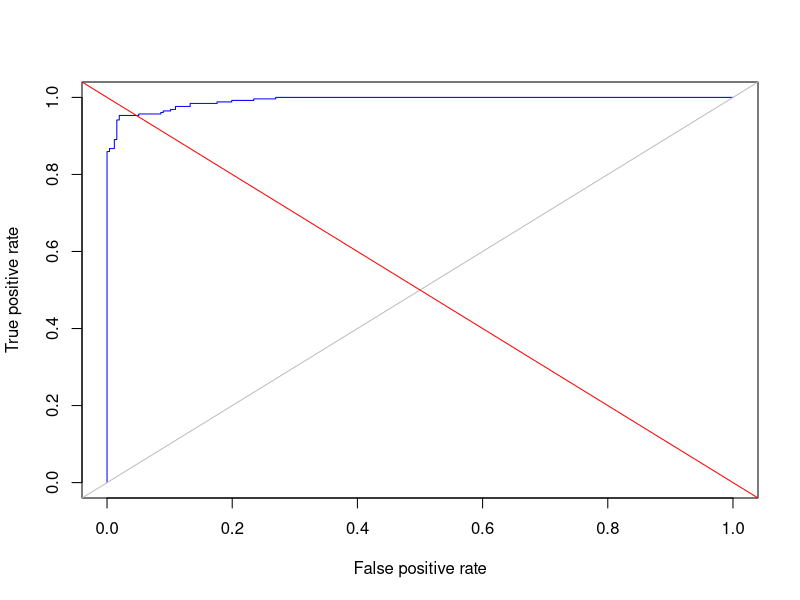

Write R code to recreate this figure.
require("ROCR")

setwd("/home/martin/Projects/MMSec2")

data <- read.table("question1.txt", sep=",", header=FALSE)

pred <- prediction(data[,1],data[,2])
perf <- performance(pred, measure = "tpr", x.measure = "fpr")

png(filename="roc.png")
plot(perf, col="blue")
abline(0,1,col="grey")
abline(1,-1,col="red")
